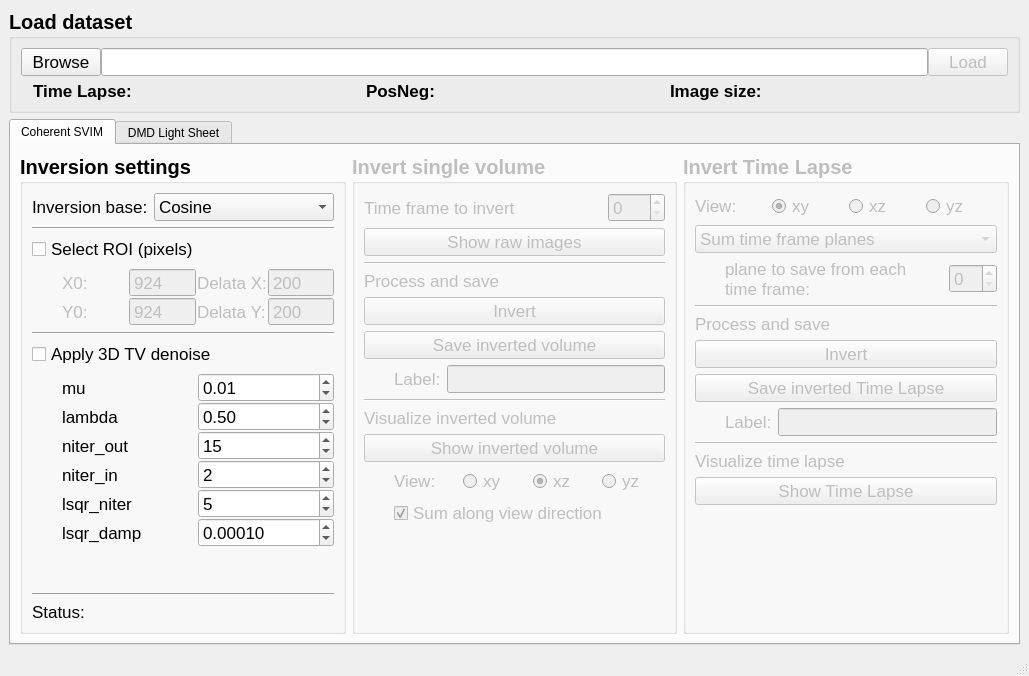
<?xml version="1.0" encoding="UTF-8"?>
<ui version="4.0">
 <class>MainWindow</class>
 <widget class="QMainWindow" name="MainWindow">
  <property name="geometry">
   <rect>
    <x>0</x>
    <y>0</y>
    <width>1029</width>
    <height>676</height>
   </rect>
  </property>
  <property name="windowTitle">
   <string>Coherent SVIM analyser</string>
  </property>
  <widget class="QWidget" name="centralwidget">
   <layout class="QGridLayout" name="gridLayout9">
    <item row="0" column="0">
     <widget class="QGroupBox" name="groupBox">
      <property name="font">
       <font>
        <pointsize>15</pointsize>
        <weight>75</weight>
        <bold>true</bold>
       </font>
      </property>
      <property name="title">
       <string>Load dataset</string>
      </property>
      <layout class="QGridLayout" name="gridLayout_17">
       <property name="verticalSpacing">
        <number>5</number>
       </property>
       <item row="0" column="0">
        <layout class="QHBoxLayout" name="horizontalLayout_3">
         <item>
          <widget class="QPushButton" name="pushButton_file_browser">
           <property name="font">
            <font>
             <pointsize>13</pointsize>
             <weight>50</weight>
             <bold>false</bold>
            </font>
           </property>
           <property name="text">
            <string>Browse</string>
           </property>
          </widget>
         </item>
         <item>
          <widget class="QLineEdit" name="lineEdit_file_path">
           <property name="font">
            <font>
             <pointsize>13</pointsize>
             <weight>50</weight>
             <bold>false</bold>
            </font>
           </property>
          </widget>
         </item>
         <item>
          <widget class="QPushButton" name="pushButton_load_dataset">
           <property name="enabled">
            <bool>false</bool>
           </property>
           <property name="font">
            <font>
             <pointsize>13</pointsize>
             <weight>50</weight>
             <bold>false</bold>
            </font>
           </property>
           <property name="text">
            <string>Load</string>
           </property>
          </widget>
         </item>
        </layout>
       </item>
       <item row="1" column="0">
        <layout class="QGridLayout" name="gridLayout_18" columnstretch="0,1,0,1,0,1">
         <property name="leftMargin">
          <number>12</number>
         </property>
         <property name="rightMargin">
          <number>12</number>
         </property>
         <item row="1" column="3">
          <widget class="QLabel" name="label_PosNeg">
           <property name="font">
            <font>
             <pointsize>13</pointsize>
             <weight>50</weight>
             <bold>false</bold>
            </font>
           </property>
           <property name="text">
            <string/>
           </property>
           <property name="alignment">
            <set>Qt::AlignLeading|Qt::AlignLeft|Qt::AlignVCenter</set>
           </property>
          </widget>
         </item>
         <item row="1" column="1">
          <widget class="QLabel" name="label_time_lapse">
           <property name="font">
            <font>
             <pointsize>13</pointsize>
             <weight>50</weight>
             <bold>false</bold>
            </font>
           </property>
           <property name="text">
            <string/>
           </property>
           <property name="alignment">
            <set>Qt::AlignLeading|Qt::AlignLeft|Qt::AlignVCenter</set>
           </property>
          </widget>
         </item>
         <item row="1" column="2">
          <widget class="QLabel" name="label2_3">
           <property name="font">
            <font>
             <pointsize>13</pointsize>
             <weight>75</weight>
             <bold>true</bold>
            </font>
           </property>
           <property name="text">
            <string>PosNeg:</string>
           </property>
          </widget>
         </item>
         <item row="1" column="4">
          <widget class="QLabel" name="label_18">
           <property name="font">
            <font>
             <pointsize>13</pointsize>
             <weight>75</weight>
             <bold>true</bold>
            </font>
           </property>
           <property name="text">
            <string>Image size:</string>
           </property>
          </widget>
         </item>
         <item row="1" column="0">
          <widget class="QLabel" name="label_21">
           <property name="font">
            <font>
             <pointsize>13</pointsize>
             <weight>75</weight>
             <bold>true</bold>
            </font>
           </property>
           <property name="text">
            <string>Time Lapse:</string>
           </property>
          </widget>
         </item>
         <item row="1" column="5">
          <widget class="QLabel" name="label_image_size">
           <property name="font">
            <font>
             <pointsize>13</pointsize>
             <weight>50</weight>
             <bold>false</bold>
            </font>
           </property>
           <property name="text">
            <string/>
           </property>
          </widget>
         </item>
        </layout>
       </item>
      </layout>
     </widget>
    </item>
    <item row="1" column="0">
     <widget class="QTabWidget" name="tabWidget">
      <property name="currentIndex">
       <number>0</number>
      </property>
      <widget class="QWidget" name="tab_coherent">
       <attribute name="title">
        <string>Coherent SVIM</string>
       </attribute>
       <layout class="QGridLayout" name="gridLayout">
        <item row="0" column="0">
         <widget class="QWidget" name="widget" native="true">
          <layout class="QGridLayout" name="gridLayout_4" columnstretch="1,1,1">
           <property name="leftMargin">
            <number>0</number>
           </property>
           <property name="topMargin">
            <number>0</number>
           </property>
           <property name="rightMargin">
            <number>0</number>
           </property>
           <property name="bottomMargin">
            <number>0</number>
           </property>
           <item row="0" column="0">
            <widget class="QGroupBox" name="groupBox_settings">
             <property name="font">
              <font>
               <pointsize>15</pointsize>
               <weight>75</weight>
               <bold>true</bold>
              </font>
             </property>
             <property name="title">
              <string>Inversion settings</string>
             </property>
             <property name="flat">
              <bool>false</bool>
             </property>
             <layout class="QVBoxLayout" name="verticalLayout_3">
              <item>
               <layout class="QGridLayout" name="gridLayout_19" columnstretch="0,1">
                <item row="1" column="0">
                 <widget class="QLabel" name="label_22">
                  <property name="font">
                   <font>
                    <pointsize>13</pointsize>
                    <weight>50</weight>
                    <bold>false</bold>
                   </font>
                  </property>
                  <property name="text">
                   <string>Inversion base:</string>
                  </property>
                 </widget>
                </item>
                <item row="1" column="1">
                 <widget class="QComboBox" name="comboBox_base">
                  <property name="font">
                   <font>
                    <pointsize>13</pointsize>
                    <weight>50</weight>
                    <bold>false</bold>
                   </font>
                  </property>
                  <property name="autoFillBackground">
                   <bool>false</bool>
                  </property>
                  <item>
                   <property name="text">
                    <string>Cosine</string>
                   </property>
                  </item>
                  <item>
                   <property name="text">
                    <string>Square wave</string>
                   </property>
                  </item>
                  <item>
                   <property name="text">
                    <string>Hadamard</string>
                   </property>
                  </item>
                 </widget>
                </item>
               </layout>
              </item>
              <item>
               <widget class="Line" name="line_7">
                <property name="font">
                 <font>
                  <pointsize>13</pointsize>
                  <weight>50</weight>
                  <bold>false</bold>
                 </font>
                </property>
                <property name="orientation">
                 <enum>Qt::Horizontal</enum>
                </property>
               </widget>
              </item>
              <item>
               <widget class="QCheckBox" name="checkBox_select_ROI">
                <property name="font">
                 <font>
                  <pointsize>13</pointsize>
                  <weight>50</weight>
                  <bold>false</bold>
                 </font>
                </property>
                <property name="text">
                 <string>Select ROI (pixels)</string>
                </property>
                <property name="checkable">
                 <bool>true</bool>
                </property>
               </widget>
              </item>
              <item>
               <widget class="QWidget" name="widget_ROI_params" native="true">
                <property name="enabled">
                 <bool>false</bool>
                </property>
                <property name="font">
                 <font>
                  <pointsize>13</pointsize>
                  <weight>50</weight>
                  <bold>false</bold>
                 </font>
                </property>
                <layout class="QGridLayout" name="gridLayout_20">
                 <property name="leftMargin">
                  <number>30</number>
                 </property>
                 <property name="topMargin">
                  <number>0</number>
                 </property>
                 <property name="rightMargin">
                  <number>0</number>
                 </property>
                 <property name="bottomMargin">
                  <number>0</number>
                 </property>
                 <property name="horizontalSpacing">
                  <number>1</number>
                 </property>
                 <property name="verticalSpacing">
                  <number>0</number>
                 </property>
                 <item row="0" column="1">
                  <widget class="QSpinBox" name="spinBox_x0">
                   <property name="buttonSymbols">
                    <enum>QAbstractSpinBox::NoButtons</enum>
                   </property>
                   <property name="maximum">
                    <number>99999</number>
                   </property>
                   <property name="value">
                    <number>924</number>
                   </property>
                  </widget>
                 </item>
                 <item row="0" column="0">
                  <widget class="QLabel" name="label_23">
                   <property name="text">
                    <string>X0:</string>
                   </property>
                  </widget>
                 </item>
                 <item row="0" column="3">
                  <widget class="QSpinBox" name="spinBox_delta_x">
                   <property name="buttonSymbols">
                    <enum>QAbstractSpinBox::NoButtons</enum>
                   </property>
                   <property name="maximum">
                    <number>99999</number>
                   </property>
                   <property name="value">
                    <number>200</number>
                   </property>
                  </widget>
                 </item>
                 <item row="0" column="2">
                  <widget class="QLabel" name="label_24">
                   <property name="text">
                    <string>Delata X:</string>
                   </property>
                  </widget>
                 </item>
                 <item row="1" column="0">
                  <widget class="QLabel" name="label_25">
                   <property name="text">
                    <string>Y0:</string>
                   </property>
                  </widget>
                 </item>
                 <item row="1" column="1">
                  <widget class="QSpinBox" name="spinBox_y0">
                   <property name="buttonSymbols">
                    <enum>QAbstractSpinBox::NoButtons</enum>
                   </property>
                   <property name="maximum">
                    <number>99999</number>
                   </property>
                   <property name="value">
                    <number>924</number>
                   </property>
                  </widget>
                 </item>
                 <item row="1" column="2">
                  <widget class="QLabel" name="label_26">
                   <property name="text">
                    <string>Delata Y:</string>
                   </property>
                  </widget>
                 </item>
                 <item row="1" column="3">
                  <widget class="QSpinBox" name="spinBox_delta_y">
                   <property name="buttonSymbols">
                    <enum>QAbstractSpinBox::NoButtons</enum>
                   </property>
                   <property name="maximum">
                    <number>99999</number>
                   </property>
                   <property name="value">
                    <number>200</number>
                   </property>
                  </widget>
                 </item>
                </layout>
               </widget>
              </item>
              <item>
               <widget class="Line" name="line_9">
                <property name="font">
                 <font>
                  <pointsize>13</pointsize>
                  <weight>50</weight>
                  <bold>false</bold>
                 </font>
                </property>
                <property name="orientation">
                 <enum>Qt::Horizontal</enum>
                </property>
               </widget>
              </item>
              <item>
               <widget class="QCheckBox" name="checkBox_denoise">
                <property name="enabled">
                 <bool>true</bool>
                </property>
                <property name="font">
                 <font>
                  <pointsize>13</pointsize>
                  <weight>50</weight>
                  <bold>false</bold>
                 </font>
                </property>
                <property name="text">
                 <string>Apply 3D TV denoise</string>
                </property>
               </widget>
              </item>
              <item>
               <widget class="QWidget" name="widget_denoise_params" native="true">
                <property name="enabled">
                 <bool>true</bool>
                </property>
                <property name="font">
                 <font>
                  <pointsize>13</pointsize>
                  <weight>50</weight>
                  <bold>false</bold>
                 </font>
                </property>
                <layout class="QGridLayout" name="gridLayout_21" columnstretch="1,1">
                 <property name="leftMargin">
                  <number>30</number>
                 </property>
                 <property name="topMargin">
                  <number>0</number>
                 </property>
                 <property name="rightMargin">
                  <number>0</number>
                 </property>
                 <property name="bottomMargin">
                  <number>0</number>
                 </property>
                 <property name="spacing">
                  <number>0</number>
                 </property>
                 <item row="0" column="0">
                  <widget class="QLabel" name="label_27">
                   <property name="enabled">
                    <bool>true</bool>
                   </property>
                   <property name="text">
                    <string>mu</string>
                   </property>
                  </widget>
                 </item>
                 <item row="0" column="1">
                  <widget class="QDoubleSpinBox" name="doubleSpinBox_mu">
                   <property name="enabled">
                    <bool>true</bool>
                   </property>
                   <property name="singleStep">
                    <double>0.010000000000000</double>
                   </property>
                   <property name="value">
                    <double>0.010000000000000</double>
                   </property>
                  </widget>
                 </item>
                 <item row="1" column="0">
                  <widget class="QLabel" name="label_28">
                   <property name="enabled">
                    <bool>true</bool>
                   </property>
                   <property name="text">
                    <string>lambda</string>
                   </property>
                  </widget>
                 </item>
                 <item row="1" column="1">
                  <widget class="QDoubleSpinBox" name="doubleSpinBox_lamda">
                   <property name="enabled">
                    <bool>true</bool>
                   </property>
                   <property name="singleStep">
                    <double>0.500000000000000</double>
                   </property>
                   <property name="value">
                    <double>0.500000000000000</double>
                   </property>
                  </widget>
                 </item>
                 <item row="2" column="0">
                  <widget class="QLabel" name="label_29">
                   <property name="enabled">
                    <bool>true</bool>
                   </property>
                   <property name="text">
                    <string>niter_out</string>
                   </property>
                  </widget>
                 </item>
                 <item row="3" column="0">
                  <widget class="QLabel" name="label_30">
                   <property name="enabled">
                    <bool>true</bool>
                   </property>
                   <property name="text">
                    <string>niter_in</string>
                   </property>
                  </widget>
                 </item>
                 <item row="4" column="0">
                  <widget class="QLabel" name="label_31">
                   <property name="enabled">
                    <bool>true</bool>
                   </property>
                   <property name="text">
                    <string>lsqr_niter</string>
                   </property>
                  </widget>
                 </item>
                 <item row="5" column="0">
                  <widget class="QLabel" name="label_32">
                   <property name="enabled">
                    <bool>true</bool>
                   </property>
                   <property name="text">
                    <string>lsqr_damp</string>
                   </property>
                  </widget>
                 </item>
                 <item row="2" column="1">
                  <widget class="QSpinBox" name="spinBox_niter_out">
                   <property name="enabled">
                    <bool>true</bool>
                   </property>
                   <property name="value">
                    <number>15</number>
                   </property>
                  </widget>
                 </item>
                 <item row="4" column="1">
                  <widget class="QSpinBox" name="spinBox_lsqr_niter">
                   <property name="enabled">
                    <bool>true</bool>
                   </property>
                   <property name="value">
                    <number>5</number>
                   </property>
                  </widget>
                 </item>
                 <item row="3" column="1">
                  <widget class="QSpinBox" name="spinBox_niter_in">
                   <property name="enabled">
                    <bool>true</bool>
                   </property>
                   <property name="value">
                    <number>2</number>
                   </property>
                  </widget>
                 </item>
                 <item row="5" column="1">
                  <widget class="QDoubleSpinBox" name="doubleSpinBox_lsqr_damp">
                   <property name="enabled">
                    <bool>true</bool>
                   </property>
                   <property name="decimals">
                    <number>5</number>
                   </property>
                   <property name="singleStep">
                    <double>0.000100000000000</double>
                   </property>
                   <property name="value">
                    <double>0.000100000000000</double>
                   </property>
                  </widget>
                 </item>
                </layout>
               </widget>
              </item>
              <item>
               <spacer name="verticalSpacer_3">
                <property name="orientation">
                 <enum>Qt::Vertical</enum>
                </property>
                <property name="sizeHint" stdset="0">
                 <size>
                  <width>20</width>
                  <height>40</height>
                 </size>
                </property>
               </spacer>
              </item>
              <item>
               <widget class="Line" name="line_10">
                <property name="orientation">
                 <enum>Qt::Horizontal</enum>
                </property>
               </widget>
              </item>
              <item>
               <layout class="QGridLayout" name="gridLayout_22" columnstretch="0,1">
                <item row="0" column="1">
                 <widget class="QLabel" name="label_status">
                  <property name="font">
                   <font>
                    <pointsize>13</pointsize>
                    <weight>50</weight>
                    <bold>false</bold>
                   </font>
                  </property>
                  <property name="text">
                   <string/>
                  </property>
                  <property name="wordWrap">
                   <bool>true</bool>
                  </property>
                 </widget>
                </item>
                <item row="0" column="0">
                 <widget class="QLabel" name="label_33">
                  <property name="font">
                   <font>
                    <pointsize>13</pointsize>
                    <weight>50</weight>
                    <bold>false</bold>
                   </font>
                  </property>
                  <property name="text">
                   <string>Status:   </string>
                  </property>
                 </widget>
                </item>
               </layout>
              </item>
             </layout>
            </widget>
           </item>
           <item row="0" column="2">
            <widget class="QGroupBox" name="groupBox_time_lapse">
             <property name="enabled">
              <bool>false</bool>
             </property>
             <property name="font">
              <font>
               <pointsize>15</pointsize>
               <weight>75</weight>
               <bold>true</bold>
              </font>
             </property>
             <property name="title">
              <string>Invert Time Lapse</string>
             </property>
             <layout class="QVBoxLayout" name="verticalLayout_5">
              <item>
               <layout class="QHBoxLayout" name="horizontalLayout_4">
                <property name="topMargin">
                 <number>0</number>
                </property>
                <item>
                 <widget class="QLabel" name="label_tlview">
                  <property name="font">
                   <font>
                    <pointsize>13</pointsize>
                    <weight>50</weight>
                    <bold>false</bold>
                   </font>
                  </property>
                  <property name="text">
                   <string>View:</string>
                  </property>
                 </widget>
                </item>
                <item>
                 <widget class="QRadioButton" name="radioButton_xy">
                  <property name="enabled">
                   <bool>false</bool>
                  </property>
                  <property name="font">
                   <font>
                    <pointsize>13</pointsize>
                    <weight>50</weight>
                    <bold>false</bold>
                   </font>
                  </property>
                  <property name="text">
                   <string>xy</string>
                  </property>
                  <property name="checked">
                   <bool>true</bool>
                  </property>
                 </widget>
                </item>
                <item>
                 <widget class="QRadioButton" name="radioButton_xz">
                  <property name="enabled">
                   <bool>false</bool>
                  </property>
                  <property name="font">
                   <font>
                    <pointsize>13</pointsize>
                    <weight>50</weight>
                    <bold>false</bold>
                   </font>
                  </property>
                  <property name="text">
                   <string>xz</string>
                  </property>
                 </widget>
                </item>
                <item>
                 <widget class="QRadioButton" name="radioButton_yz">
                  <property name="enabled">
                   <bool>false</bool>
                  </property>
                  <property name="font">
                   <font>
                    <pointsize>13</pointsize>
                    <weight>50</weight>
                    <bold>false</bold>
                   </font>
                  </property>
                  <property name="text">
                   <string>yz</string>
                  </property>
                 </widget>
                </item>
               </layout>
              </item>
              <item>
               <widget class="QComboBox" name="comboBox_time_lapse_mode">
                <property name="font">
                 <font>
                  <pointsize>13</pointsize>
                  <weight>50</weight>
                  <bold>false</bold>
                 </font>
                </property>
                <item>
                 <property name="text">
                  <string>Sum time frame planes</string>
                 </property>
                </item>
                <item>
                 <property name="text">
                  <string>Single plane per time frame</string>
                 </property>
                </item>
               </widget>
              </item>
              <item>
               <layout class="QGridLayout" name="gridLayout_23" columnstretch="2,0">
                <property name="leftMargin">
                 <number>30</number>
                </property>
                <item row="0" column="1">
                 <widget class="QSpinBox" name="spinBox_time_laps_plane">
                  <property name="enabled">
                   <bool>false</bool>
                  </property>
                  <property name="font">
                   <font>
                    <pointsize>13</pointsize>
                    <weight>50</weight>
                    <bold>false</bold>
                   </font>
                  </property>
                 </widget>
                </item>
                <item row="0" column="0">
                 <widget class="QLabel" name="label_tl_plane">
                  <property name="enabled">
                   <bool>false</bool>
                  </property>
                  <property name="font">
                   <font>
                    <pointsize>13</pointsize>
                    <weight>50</weight>
                    <bold>false</bold>
                   </font>
                  </property>
                  <property name="text">
                   <string>plane to save from each time frame:</string>
                  </property>
                  <property name="wordWrap">
                   <bool>true</bool>
                  </property>
                 </widget>
                </item>
               </layout>
              </item>
              <item>
               <widget class="Line" name="line_11">
                <property name="orientation">
                 <enum>Qt::Horizontal</enum>
                </property>
               </widget>
              </item>
              <item>
               <widget class="QLabel" name="label_34">
                <property name="font">
                 <font>
                  <pointsize>13</pointsize>
                  <weight>50</weight>
                  <bold>false</bold>
                 </font>
                </property>
                <property name="text">
                 <string>Process and save</string>
                </property>
               </widget>
              </item>
              <item>
               <widget class="QPushButton" name="pushButton_invert_time_lapse">
                <property name="font">
                 <font>
                  <pointsize>13</pointsize>
                  <weight>50</weight>
                  <bold>false</bold>
                 </font>
                </property>
                <property name="text">
                 <string>Invert</string>
                </property>
               </widget>
              </item>
              <item>
               <widget class="QPushButton" name="pushButton_save_inverted_time_lapse">
                <property name="font">
                 <font>
                  <pointsize>13</pointsize>
                  <weight>50</weight>
                  <bold>false</bold>
                 </font>
                </property>
                <property name="text">
                 <string>Save inverted Time Lapse</string>
                </property>
               </widget>
              </item>
              <item>
               <layout class="QGridLayout" name="gridLayout_24">
                <property name="leftMargin">
                 <number>30</number>
                </property>
                <property name="topMargin">
                 <number>0</number>
                </property>
                <property name="rightMargin">
                 <number>0</number>
                </property>
                <item row="0" column="0">
                 <widget class="QLabel" name="label_save_label_tl">
                  <property name="font">
                   <font>
                    <pointsize>13</pointsize>
                    <weight>50</weight>
                    <bold>false</bold>
                   </font>
                  </property>
                  <property name="text">
                   <string>Label:</string>
                  </property>
                 </widget>
                </item>
                <item row="0" column="1">
                 <widget class="QLineEdit" name="lineEdit_save_label_tl">
                  <property name="font">
                   <font>
                    <pointsize>13</pointsize>
                    <weight>50</weight>
                    <bold>false</bold>
                   </font>
                  </property>
                 </widget>
                </item>
               </layout>
              </item>
              <item>
               <widget class="Line" name="line_12">
                <property name="orientation">
                 <enum>Qt::Horizontal</enum>
                </property>
               </widget>
              </item>
              <item>
               <widget class="QLabel" name="label_35">
                <property name="font">
                 <font>
                  <pointsize>13</pointsize>
                  <weight>50</weight>
                  <bold>false</bold>
                 </font>
                </property>
                <property name="text">
                 <string>Visualize time lapse</string>
                </property>
               </widget>
              </item>
              <item>
               <widget class="QPushButton" name="pushButton_show_time_lapse">
                <property name="font">
                 <font>
                  <pointsize>13</pointsize>
                  <weight>50</weight>
                  <bold>false</bold>
                 </font>
                </property>
                <property name="text">
                 <string>Show Time Lapse</string>
                </property>
               </widget>
              </item>
              <item>
               <spacer name="verticalSpacer_4">
                <property name="orientation">
                 <enum>Qt::Vertical</enum>
                </property>
                <property name="sizeHint" stdset="0">
                 <size>
                  <width>20</width>
                  <height>40</height>
                 </size>
                </property>
               </spacer>
              </item>
             </layout>
            </widget>
           </item>
           <item row="0" column="1">
            <widget class="QGroupBox" name="groupBox_invert_single_volume">
             <property name="enabled">
              <bool>false</bool>
             </property>
             <property name="font">
              <font>
               <pointsize>15</pointsize>
               <weight>75</weight>
               <bold>true</bold>
              </font>
             </property>
             <property name="title">
              <string>Invert single volume</string>
             </property>
             <layout class="QVBoxLayout" name="verticalLayout_6">
              <property name="spacing">
               <number>-1</number>
              </property>
              <item>
               <layout class="QGridLayout" name="gridLayout_25" columnstretch="2,0">
                <item row="0" column="1">
                 <widget class="QSpinBox" name="spinBox_t_frame_index">
                  <property name="enabled">
                   <bool>false</bool>
                  </property>
                  <property name="font">
                   <font>
                    <pointsize>13</pointsize>
                    <weight>50</weight>
                    <bold>false</bold>
                   </font>
                  </property>
                  <property name="minimum">
                   <number>0</number>
                  </property>
                  <property name="maximum">
                   <number>999</number>
                  </property>
                 </widget>
                </item>
                <item row="0" column="0">
                 <widget class="QLabel" name="label_t_frame_index">
                  <property name="enabled">
                   <bool>false</bool>
                  </property>
                  <property name="font">
                   <font>
                    <pointsize>13</pointsize>
                    <weight>50</weight>
                    <bold>false</bold>
                   </font>
                  </property>
                  <property name="text">
                   <string>Time frame to invert</string>
                  </property>
                  <property name="wordWrap">
                   <bool>true</bool>
                  </property>
                 </widget>
                </item>
               </layout>
              </item>
              <item>
               <widget class="QPushButton" name="pushButton_show_raw_im">
                <property name="font">
                 <font>
                  <pointsize>13</pointsize>
                  <weight>50</weight>
                  <bold>false</bold>
                 </font>
                </property>
                <property name="text">
                 <string>Show raw images</string>
                </property>
               </widget>
              </item>
              <item>
               <widget class="Line" name="line_13">
                <property name="orientation">
                 <enum>Qt::Horizontal</enum>
                </property>
               </widget>
              </item>
              <item>
               <widget class="QLabel" name="label_36">
                <property name="font">
                 <font>
                  <pointsize>13</pointsize>
                  <weight>50</weight>
                  <bold>false</bold>
                 </font>
                </property>
                <property name="text">
                 <string>Process and save</string>
                </property>
               </widget>
              </item>
              <item>
               <widget class="QPushButton" name="pushButton_invert">
                <property name="font">
                 <font>
                  <pointsize>13</pointsize>
                  <weight>50</weight>
                  <bold>false</bold>
                 </font>
                </property>
                <property name="text">
                 <string>Invert</string>
                </property>
               </widget>
              </item>
              <item>
               <widget class="QPushButton" name="pushButton_save_inverted">
                <property name="enabled">
                 <bool>false</bool>
                </property>
                <property name="font">
                 <font>
                  <pointsize>13</pointsize>
                  <weight>50</weight>
                  <bold>false</bold>
                 </font>
                </property>
                <property name="text">
                 <string>Save inverted volume</string>
                </property>
               </widget>
              </item>
              <item>
               <layout class="QGridLayout" name="gridLayout_26" columnstretch="0,1">
                <property name="leftMargin">
                 <number>30</number>
                </property>
                <property name="horizontalSpacing">
                 <number>-1</number>
                </property>
                <property name="verticalSpacing">
                 <number>0</number>
                </property>
                <item row="0" column="0">
                 <widget class="QLabel" name="label_save_label">
                  <property name="enabled">
                   <bool>false</bool>
                  </property>
                  <property name="font">
                   <font>
                    <pointsize>13</pointsize>
                    <weight>50</weight>
                    <bold>false</bold>
                   </font>
                  </property>
                  <property name="text">
                   <string>Label:</string>
                  </property>
                  <property name="wordWrap">
                   <bool>true</bool>
                  </property>
                 </widget>
                </item>
                <item row="0" column="1">
                 <widget class="QLineEdit" name="lineEdit_save_label">
                  <property name="enabled">
                   <bool>false</bool>
                  </property>
                  <property name="font">
                   <font>
                    <pointsize>13</pointsize>
                    <weight>50</weight>
                    <bold>false</bold>
                   </font>
                  </property>
                  <property name="text">
                   <string/>
                  </property>
                 </widget>
                </item>
               </layout>
              </item>
              <item>
               <widget class="Line" name="line_14">
                <property name="orientation">
                 <enum>Qt::Horizontal</enum>
                </property>
               </widget>
              </item>
              <item>
               <widget class="QLabel" name="label_37">
                <property name="font">
                 <font>
                  <pointsize>13</pointsize>
                  <weight>50</weight>
                  <bold>false</bold>
                 </font>
                </property>
                <property name="text">
                 <string>Visualize inverted volume</string>
                </property>
               </widget>
              </item>
              <item>
               <widget class="QPushButton" name="pushButton_show_inverted">
                <property name="enabled">
                 <bool>false</bool>
                </property>
                <property name="font">
                 <font>
                  <pointsize>13</pointsize>
                  <weight>50</weight>
                  <bold>false</bold>
                 </font>
                </property>
                <property name="text">
                 <string>Show inverted volume</string>
                </property>
               </widget>
              </item>
              <item>
               <layout class="QGridLayout" name="gridLayout_27">
                <property name="leftMargin">
                 <number>30</number>
                </property>
                <property name="topMargin">
                 <number>0</number>
                </property>
                <item row="0" column="0">
                 <widget class="QLabel" name="label_plot_view">
                  <property name="enabled">
                   <bool>false</bool>
                  </property>
                  <property name="font">
                   <font>
                    <pointsize>13</pointsize>
                    <weight>50</weight>
                    <bold>false</bold>
                   </font>
                  </property>
                  <property name="text">
                   <string>View:</string>
                  </property>
                 </widget>
                </item>
                <item row="0" column="1">
                 <widget class="QRadioButton" name="radioButton_plot_xy">
                  <property name="enabled">
                   <bool>false</bool>
                  </property>
                  <property name="font">
                   <font>
                    <pointsize>13</pointsize>
                    <weight>50</weight>
                    <bold>false</bold>
                   </font>
                  </property>
                  <property name="text">
                   <string>xy</string>
                  </property>
                 </widget>
                </item>
                <item row="0" column="2">
                 <widget class="QRadioButton" name="radioButton_plot_xz">
                  <property name="enabled">
                   <bool>false</bool>
                  </property>
                  <property name="font">
                   <font>
                    <pointsize>13</pointsize>
                    <weight>50</weight>
                    <bold>false</bold>
                   </font>
                  </property>
                  <property name="text">
                   <string>xz</string>
                  </property>
                  <property name="checked">
                   <bool>true</bool>
                  </property>
                 </widget>
                </item>
                <item row="0" column="3">
                 <widget class="QRadioButton" name="radioButton_plot_yz">
                  <property name="enabled">
                   <bool>false</bool>
                  </property>
                  <property name="font">
                   <font>
                    <pointsize>13</pointsize>
                    <weight>50</weight>
                    <bold>false</bold>
                   </font>
                  </property>
                  <property name="text">
                   <string>yz</string>
                  </property>
                 </widget>
                </item>
               </layout>
              </item>
              <item>
               <layout class="QGridLayout" name="gridLayout_28">
                <property name="leftMargin">
                 <number>30</number>
                </property>
                <property name="topMargin">
                 <number>0</number>
                </property>
                <property name="spacing">
                 <number>0</number>
                </property>
                <item row="0" column="0">
                 <widget class="QCheckBox" name="checkBox_plot_sum">
                  <property name="enabled">
                   <bool>false</bool>
                  </property>
                  <property name="font">
                   <font>
                    <pointsize>13</pointsize>
                    <weight>50</weight>
                    <bold>false</bold>
                   </font>
                  </property>
                  <property name="text">
                   <string>Sum along view direction</string>
                  </property>
                  <property name="checked">
                   <bool>true</bool>
                  </property>
                 </widget>
                </item>
               </layout>
              </item>
              <item>
               <spacer name="verticalSpacer_6">
                <property name="orientation">
                 <enum>Qt::Vertical</enum>
                </property>
                <property name="sizeType">
                 <enum>QSizePolicy::Expanding</enum>
                </property>
                <property name="sizeHint" stdset="0">
                 <size>
                  <width>20</width>
                  <height>20</height>
                 </size>
                </property>
               </spacer>
              </item>
             </layout>
            </widget>
           </item>
          </layout>
         </widget>
        </item>
       </layout>
      </widget>
      <widget class="QWidget" name="tab_hadamard">
       <attribute name="title">
        <string>DMD Light Sheet</string>
       </attribute>
      </widget>
     </widget>
    </item>
   </layout>
  </widget>
  <widget class="QMenuBar" name="menubar">
   <property name="geometry">
    <rect>
     <x>0</x>
     <y>0</y>
     <width>1029</width>
     <height>24</height>
    </rect>
   </property>
  </widget>
  <widget class="QStatusBar" name="statusbar"/>
 </widget>
 <resources/>
 <connections/>
</ui>
